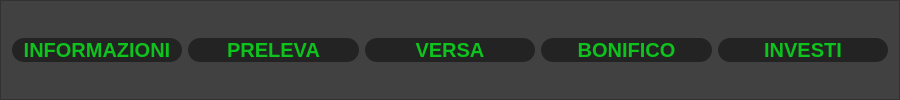
     <widget class="QFrame" name="frame">
      <property name="minimumSize">
       <size>
        <width>900</width>
        <height>75</height>
       </size>
      </property>
      <property name="styleSheet">
       <string notr="true">background: #414141;
</string>
      </property>
      <property name="frameShape">
       <enum>QFrame::StyledPanel</enum>
      </property>
      <property name="frameShadow">
       <enum>QFrame::Raised</enum>
      </property>
      <layout class="QHBoxLayout" name="horizontalLayout">
       <item>
        <widget class="QPushButton" name="pushButton">
         <property name="font">
          <font>
           <pointsize>15</pointsize>
           <bold>true</bold>
           <kerning>true</kerning>
          </font>
         </property>
         <property name="cursor">
          <cursorShape>PointingHandCursor</cursorShape>
         </property>
         <property name="styleSheet">
          <string notr="true">background: rgb(35, 35, 35);
color: #0dc31c;
border-radius: 12px;</string>
         </property>
         <property name="text">
          <string>INFORMAZIONI</string>
         </property>
        </widget>
       </item>
       <item>
        <widget class="QPushButton" name="pushButton_2">
         <property name="font">
          <font>
           <pointsize>15</pointsize>
           <bold>true</bold>
          </font>
         </property>
         <property name="cursor">
          <cursorShape>PointingHandCursor</cursorShape>
         </property>
         <property name="styleSheet">
          <string notr="true">background: rgb(35, 35, 35);
color: #0dc31c;
border-radius: 12px;</string>
         </property>
         <property name="text">
          <string>PRELEVA</string>
         </property>
        </widget>
       </item>
       <item>
        <widget class="QPushButton" name="pushButton_4">
         <property name="font">
          <font>
           <pointsize>15</pointsize>
           <bold>true</bold>
          </font>
         </property>
         <property name="cursor">
          <cursorShape>PointingHandCursor</cursorShape>
         </property>
         <property name="styleSheet">
          <string notr="true">background: rgb(35, 35, 35);
color: #0dc31c;
border-radius: 12px;</string>
         </property>
         <property name="text">
          <string>VERSA</string>
         </property>
        </widget>
       </item>
       <item>
        <widget class="QPushButton" name="pushButton_3">
         <property name="font">
          <font>
           <pointsize>15</pointsize>
           <bold>true</bold>
          </font>
         </property>
         <property name="cursor">
          <cursorShape>PointingHandCursor</cursorShape>
         </property>
         <property name="styleSheet">
          <string notr="true">background: rgb(35, 35, 35);
color: #0dc31c;
border-radius: 12px;</string>
         </property>
         <property name="text">
          <string>BONIFICO</string>
         </property>
        </widget>
       </item>
       <item>
        <widget class="QPushButton" name="pushButton_5">
         <property name="font">
          <font>
           <pointsize>15</pointsize>
           <bold>true</bold>
          </font>
         </property>
         <property name="cursor">
          <cursorShape>PointingHandCursor</cursorShape>
         </property>
         <property name="styleSheet">
          <string notr="true">background: rgb(35, 35, 35);
color: #0dc31c;
border-radius: 12px;</string>
         </property>
         <property name="text">
          <string>INVESTI</string>
         </property>
        </widget>
       </item>
      </layout>
     </widget>
